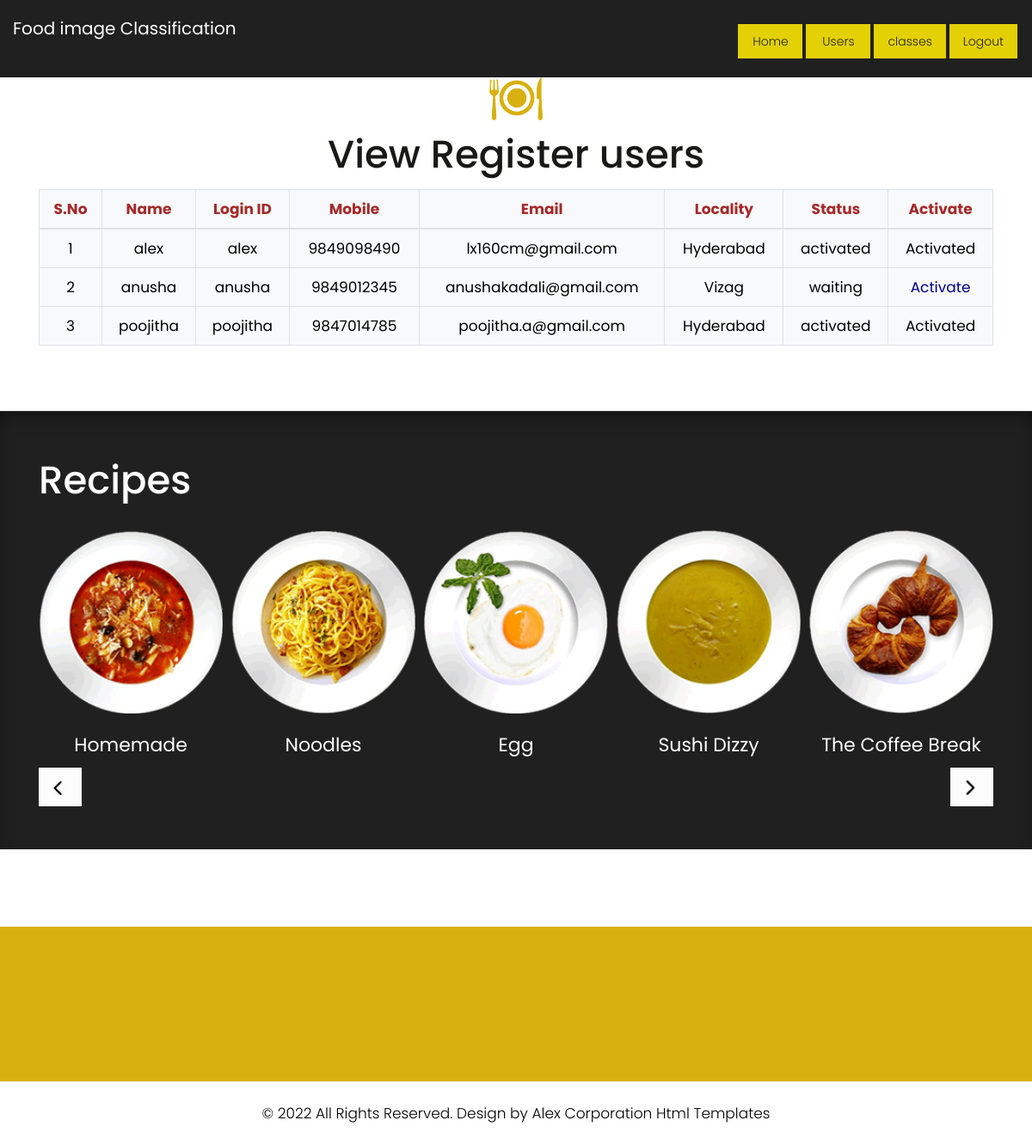
Page /ViewRegisteredUsers/ on the committed database.
### users/models.py (models this page shows, shortened)
class UserRegistrationModel(models.Model):
    name = models.CharField(max_length=100)
    loginid = models.CharField(unique=True, max_length=100)
    password = models.CharField(max_length=100)
    mobile = models.CharField(unique=True, max_length=100)
    email = models.CharField(unique=True, max_length=100)
    locality = models.CharField(max_length=100)
    address = models.CharField(max_length=1000)
    city = models.CharField(max_length=100)
    state = models.CharField(max_length=100)
    status = models.CharField(max_length=100)
    class Meta:
        db_table = 'UserRegistrations'

### admins/views.py (the view)
# urls.py: path("ViewRegisteredUsers/", admins.ViewRegisteredUsers, name="ViewRegisteredUsers"),
def ViewRegisteredUsers(request):
    data = UserRegistrationModel.objects.all()
    return render(request, 'admins/RegisteredUsers.html', {'data': data})

### assets/templates/admins/RegisteredUsers.html
{%extends 'admins/adminbase.html'%}
{%load static%}
{%block contents%}
<div class="about">
    <div class="container">
        <div class="row">
            <div class="col-md-12">
                <div class="title">
                    <i><img src="{%static 'images/title.png'%}" alt="#"/></i>
                    <h2>View Register users</h2>
                    <span>
                         <table class="table table-bordered bg-light text-dark">
 <thead style="color:brown;">
      <tr>
        <th>S.No</th>
        <th>Name</th>
        <th>Login ID</th>
        <th>Mobile</th>
        <th>Email</th>
        <th>Locality</th>
        <th>Status</th>
        <th>Activate</th>
      </tr>
    </thead>
    <tbody>
    {% for i in data %}
                                            <tr style="color: Black">
                                                <td>{{forloop.counter}}</td>
                                                <td>{{i.name}}</td>
                                                <td>{{i.loginid}}</td>
                                                <td>{{i.mobile}}</td>
                                                <td>{{i.email}}</td>
                                                <td>{{i.locality}}</td>
                                                <td>{{i.status}}</td>
                                                {% if i.status == 'waiting' %}
                                                <td><a class="btn-link" href="/AdminActivaUsers/?uid={{ i.id }}"
                                                       style="color:DARKBLUE">Activate</a></td>
                                                {% else %}
                                                <td> Activated</td>
                                                {% endif %}
                                            </tr>
                                            {% endfor %}
    </tbody>
                        </table>
                   </span>
                </div>
            </div>
        </div>
    </div>
</div>
{%endblock%}

### assets/templates/admins/adminbase.html (shortened to what this page needs)
{%load static %}
<!DOCTYPE html>
<html lang="en">
<head>
    <link rel="stylesheet" href="{%static 'css/bootstrap.min.css'%}">
    <link rel="stylesheet" href="{%static 'css/owl.carousel.min.css'%}">
    <link rel="stylesheet" href="{%static 'css/style.css'%}">
    <link rel="stylesheet" href="{%static 'css/responsive.css'%}">
    <link rel="stylesheet" href="https://cdnjs.cloudflare.com/ajax/libs/font-awesome/4.7.0/css/font-awesome.min.css">
</head>
<body class="main-layout">
<div id="content">
    <header>
        <div class="container-fluid">
            <div class="row">
                <div class="col-md-3">
                    <div class="full">
                        <a class="logo" href="index.html" style="color:WHITE;font-size: 20px">Food image
                            Classification</a>
                    </div>
                </div>
                <div class="col-md-9">
                    <div class="full">
                        <div class="right_header_info">
                            <ul>
                                <li class="button_user">
                                    <a class="button active" href="{%url 'AdminHome'%}">Home</a>
                                    <a class="button active" href="{%url 'ViewRegisteredUsers'%}">Users</a>
                                    <a class="button active" href="{%url 'predictions'%}">classes</a>
                                    <a class="button active" href="{%url 'index'%}">Logout</a>
                                </li>
                            </ul>
                        </div>
                    </div>
                </div>
            </div>
        </div>
    </header>
     {%block contents%}
     {%endblock%}
    <section class="resip_section">
        <div class="container">
            <div class="row">
                <div class="col-md-12">
                    <div class="ourheading">
                        <h2>Recipes</h2>
                    </div>
                </div>
                <div class="container">
                    <div class="row">
                        <div class="col-md-12">
                            <div class="owl-carousel owl-theme">
                                <div class="item">
                                    <div class="product_blog_img">
                                        <img src="{%static 'images/rs1.png'%}" alt="#"/>
                                    </div>
                                    <div class="product_blog_cont">
                                        <h3>Homemade</h3>
                                    </div>
                                </div>
                                <div class="item">
                                    <div class="product_blog_img">
                                        <img src="{%static 'images/rs2.png'%}" alt="#"/>
                                    </div>
                                    <div class="product_blog_cont">
                                        <h3>Noodles</h3>
                                    </div>
                                </div>
                                <div class="item">
                                    <div class="product_blog_img">
                                        <img src="{%static 'images/rs3.png'%}" alt="#"/>
                                    </div>
                                    <div class="product_blog_cont">
                                        <h3>Egg</h3>
                                    </div>
                                </div>
                                <div class="item">
                                    <div class="product_blog_img">
                                        <img src="{%static 'images/rs4.png'%}" alt="#"/>
                                    </div>
                                    <div class="product_blog_cont">
                                        <h3>Sushi Dizzy</h3>
                                    </div>
                                </div>
                                <div class="item">
                                    <div class="product_blog_img">
                                        <img src="{%static 'images/rs5.png'%}" alt="#"/>
                                    </div>
                                    <div class="product_blog_cont">
                                        <h3>The Coffee Break</h3>
                                    </div>
                                </div>
                            </div>
                        </div>
                    </div>
                </div>
            </div>
        </div>
    </section>
    <div class="bg_bg">
        <fooetr>
            <div class="footer">
                <div class="copyright">
                    <div class="container">
                        <p>© 2022 All Rights Reserved. Design by Alex Corporation Html Templates</a></p>
                    </div>
                </div>
            </div>
        </fooetr>
</body>
</html>

### assets/static/css/style.css (style rules this page uses)
body { color: #666666; font-size: 14px; font-family: 'poppins', sans-serif; line-height: 1.80857; font-weight: normal; }
a { color: #1f1f1f; text-decoration: none !important; outline: none !important; -webkit-transition: all .3s ease-in-out; -moz-transition: all .3s ease-in-out; -ms-transition: all .3s ease-in-out; -o-transition: all .3s ease-in-out; transition: all .3s ease-in-out; }
h1, h2, h3, h4, h5, h6 { letter-spacing: 0; font-weight: normal; position: relative; padding: 0 0 10px 0; font-weight: normal; line-height: normal; color: #111111; margin: 0 }
h2 { font-size: 22px }
h3 { font-size: 18px }
*, *::after, *::before { -webkit-box-sizing: border-box; -moz-box-sizing: border-box; box-sizing: border-box; }
ul, li, ol { margin: 0px; padding: 0px; list-style: none; }
p { margin: 0px; font-weight: 300; font-size: 15px; line-height: 24px; }
a { color: #222222; text-decoration: none; outline: none !important; }
a, .btn { text-decoration: none !important; outline: none !important; -webkit-transition: all .3s ease-in-out; -moz-transition: all .3s ease-in-out; -ms-transition: all .3s ease-in-out; -o-transition: all .3s ease-in-out; transition: all .3s ease-in-out; }
img { max-width: 100%; height: auto; }
.full { float: left; width: 100%; }
.full { width: 100%; float: left; margin: 0; padding: 0; }
header { min-height: 90px; background: #212020; padding: 15px 0; position: fixed; width: 100%; top: 0; left: 0; z-index: 998; }
header .container-fluid { max-width: 1850px; }
.right_header_info { width: 100%; float: left; padding: 20px 0 0; }
.right_header_info ul { list-style: none; padding: 0; margin: 0; float: right; }
.right_header_info ul li { display: inline; font-size: 16px; margin-left: 45px; color: #eaeaea; font-weight: 400; float: left; }
.right_header_info ul li a { color: #eaeaea; font-weight: 300; }
.button_user a { float: left; min-width: 75px; height: 35px; text-align: center; line-height: 35px; position: relative; top: -3px; padding: 0 15px; margin: 0 2px; }
.button_user a { float: left; min-width: 75px; height: 40px; text-align: center; line-height: 38px; position: relative; top: -7px; padding: 0 15px; margin: 0 2px; border: solid #eaeaea 1px; }
.button_user a:hover, .button_user a:focus, .button_user a.active { background: #e3d105; color: #fff; border-color: #e3d105; color: #222; }
.resip_section { background: #212020; margin-top: 0; padding: 60px 0px 50px 0px; border-top: solid rgba(255,255,255,.1) 1px; box-shadow: inset 0 10px 30px -16px #000; }
.ourheading h2 { font-size: 45px; font-weight: 500; line-height: 40px; color: #fff; padding-bottom: 38px; }
.product_blog_cont { text-align: center; padding-top: 20px; }
.product_blog_cont h3 { color: #fff; font-size: 22px; font-weight: 400; text-align: center; }
.about { padding-top: 90px; }
.title { text-align: center; padding-bottom: 60px; }
.title h2 { font-size: 45px; font-weight: 500; line-height: 40px; color: #191918; padding: 20px 0px; }
.title span { color: #191918; font-size: 17px; line-height: 20px; display: block; }
.footer { background: #d8b00f; padding-top:90px; margin-top: 90px; }
.copyright { background: #fff; margin-top: 90px; }
.copyright p { color: #000; text-align: center; padding: 25px 0px; font-size: 17px; }
.bg_bg { background: url(../images/bg.jpg); }

### assets/static/css/responsive.css (style rules this page uses)
@media (min-width: 1200px) and (max-width: 1500px) { .right_header_info ul li { font-size: 14px; margin-left: 12px; } }

### rows in the picture
UserRegistrationModel: name "alex", loginid "alex", mobile "9849098490", email "lx160cm@gmail.com", locality "Hyderabad", status "activated", shows "Activated"
UserRegistrationModel: name "anusha", loginid "anusha", mobile "9849012345", email "anushakadali@gmail.com", locality "Vizag", status "waiting"
UserRegistrationModel: name "poojitha", loginid "poojitha", mobile "9847014785", email "poojitha.a@gmail.com", locality "Hyderabad", status "activated", shows "Activated"
